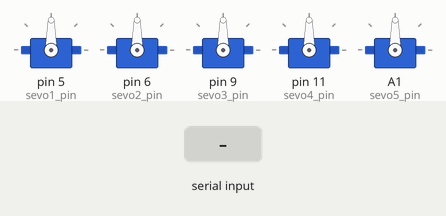
Simulated run of this sketch. Board: Arduino Uno, built with avr-gcc and run on an emulated ATmega328P. On the bench: 5 × servo. The inputs (shaded band) are chosen by the test bench.

Above: at 1.2 s.
1.3 s: "Q,45\n" received over Serial
At 4.0 s:
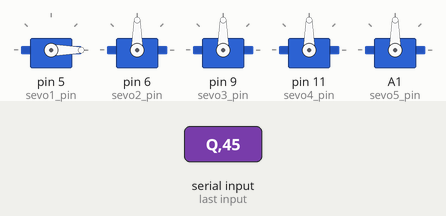
4.3 s: "Q90\n" received over Serial
At 5.76 s:
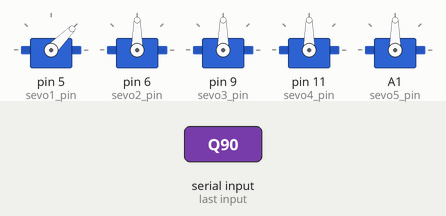
7.3 s: "A,45\n" received over Serial
At 9.9 s:
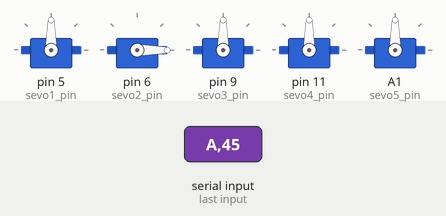
10.3 s: "A90\n" received over Serial
At 11.76 s:
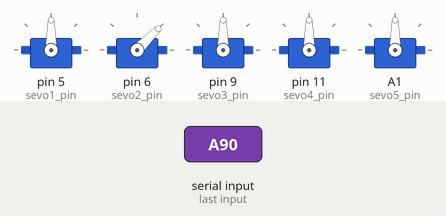
13.3 s: "Z,45\n" received over Serial
At 15.6 s:
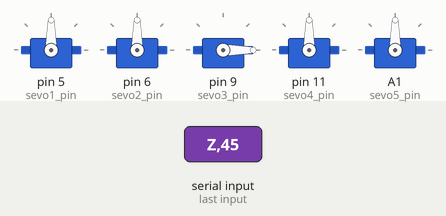
16.3 s: "Z90\n" received over Serial
At 17.76 s:
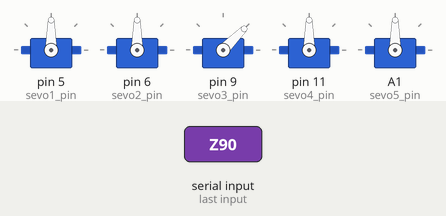
Timing chart, 0 to 19.7 s (numbered marks = the images above; inputs shaded):
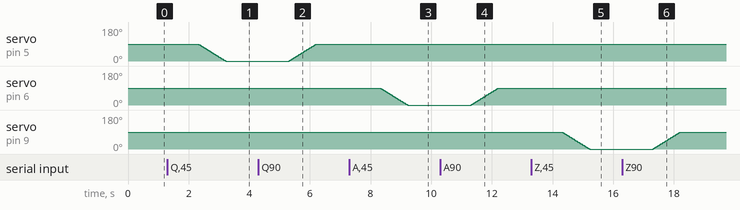

Measured:
- after the input at 1.3 s, servo on pin 5 (sevo1_pin): moves from 90° to 0° over 0.91 s, starting after 1.0 s
- after the input at 4.3 s, servo on pin 5 (sevo1_pin): moves from 0° to 90° over 0.91 s, starting after 1.0 s
- after the input at 7.3 s, servo on pin 6 (sevo2_pin): moves from 90° to 0° over 0.91 s, starting after 1.0 s
- after the input at 10.3 s, servo on pin 6 (sevo2_pin): moves from 0° to 90° over 0.91 s, starting after 1.0 s
- after the input at 13.3 s, servo on pin 9 (sevo3_pin): moves from 90° to 0° over 0.91 s, starting after 1.0 s
- after the input at 16.3 s, servo on pin 9 (sevo3_pin): moves from 0° to 90° over 0.91 s, starting after 1.0 s

The sketch:

bluetooth_and_5_servo.ino
```cpp
#include <Arduino.h>
#include "Servo.h"

Servo servo1;
Servo servo2;
Servo servo3;
Servo servo4;
Servo servo5;

#define sevo1_pin 5
#define servo1_angle_min 0
#define servo1_angle_max 180
#define servo1_angle_init 90

#define sevo2_pin 6
#define servo2_angle_min 0
#define servo2_angle_max 180
#define servo2_angle_init 90

#define sevo3_pin 9
#define servo3_angle_min 0
#define servo3_angle_max 180
#define servo3_angle_init 90

#define sevo4_pin 11
#define servo4_angle_min 0
#define servo4_angle_max 180
#define servo4_angle_init 90

#define sevo5_pin A1
#define servo5_angle_min 0
#define servo5_angle_max 180
#define servo5_angle_init 90

int servo1Pos, servo2Pos, servo3Pos, servo4Pos, servo5Pos, servo6Pos; // 當前角度
int servo1PPos, servo2PPos, servo3PPos, servo4PPos, servo5PPos, servo6PPos; // 之前角度
int servo01SP[50], servo02SP[50], servo03SP[50], servo04SP[50], servo05SP[50], servo06SP[50]; // 用於儲存位置/角度
String data = "";

void setup() {

   Serial.begin(9600);
   servo1.attach(sevo1_pin);
   servo2.attach(sevo2_pin);
   servo3.attach(sevo3_pin);
   servo4.attach(sevo4_pin);
   servo5.attach(sevo5_pin);

   delay(20);

   servo1PPos = servo1_angle_init;
   servo1.write(servo1PPos);
   servo2PPos = servo2_angle_init;
   servo2.write(servo2PPos);
   servo3PPos = servo3_angle_init;
   servo3.write(servo3PPos);
   servo4PPos = servo4_angle_init;
   servo4.write(servo4PPos);
   servo5PPos = servo5_angle_init;
   servo5.write(servo5PPos);
}

void loop() {
   if(Serial.available() > 0){
      data = Serial.readString();

      if(data.startsWith("Q")){
         String dataS = data.substring(1, data.length());
         servo1Pos = dataS.toInt();

         if(servo1PPos > servo1Pos) {
            for(int j = servo1PPos; j >= servo1Pos; j--) {
               servo1.write(j);
               delay(10);
            }
         }

         else if(servo1PPos < servo1Pos) {
            for (int j = servo1PPos; j<= servo1Pos; j++) {
               servo1.write(j);
               delay(10);
            }
         }
         servo1PPos = servo1Pos;
      }

      if(data.startsWith("A")){
         String dataS = data.substring(1, data.length());
         servo2Pos = dataS.toInt();

         if(servo2PPos > servo2Pos) {
            for(int j = servo2PPos; j >= servo2Pos; j--) {
               servo2.write(j);
               delay(10);
            }
         }

         else if(servo2PPos < servo2Pos) {
            for (int j = servo2PPos; j<= servo2Pos; j++) {
               servo2.write(j);
               delay(10);
            }
         }
         servo2PPos = servo2Pos;
      }

      if(data.startsWith("Z")){
         String dataS = data.substring(1, data.length());
         servo3Pos = dataS.toInt();

         if(servo3PPos > servo3Pos) {
            for(int j = servo3PPos; j >= servo3Pos; j--) {
               servo3.write(j);
               delay(10);
            }
         }

         else if(servo3PPos < servo3Pos) {
            for (int j = servo3PPos; j<= servo3Pos; j++) {
               servo3.write(j);
               delay(10);
            }
         }
         servo3PPos = servo3Pos;
      }

      if(data.startsWith("W")){
         String dataS = data.substring(1, data.length());
         servo4Pos = dataS.toInt();

         if(servo4PPos > servo4Pos) {
            for(int j = servo4PPos; j >= servo4Pos; j--) {
               servo4.write(j);
               delay(10);
            }
         }

         else if(servo4PPos < servo4Pos) {
            for (int j = servo4PPos; j<= servo4Pos; j++) {
               servo4.write(j);
               delay(10);
            }
         }
         servo4PPos = servo4Pos;
      }

      if(data.startsWith("S")){
         String dataS = data.substring(1, data.length());
         servo5Pos = dataS.toInt();

         if(servo5PPos > servo5Pos) {
            for(int j = servo5PPos; j >= servo5Pos; j--) {
               servo5.write(j);
               delay(10);
            }
         }

         else if(servo5PPos < servo5Pos) {
            for (int j = servo5PPos; j<= servo5Pos; j++) {
               servo5.write(j);
               delay(10);
            }
         }
         servo5PPos = servo5Pos;
      }
   }
}
```
